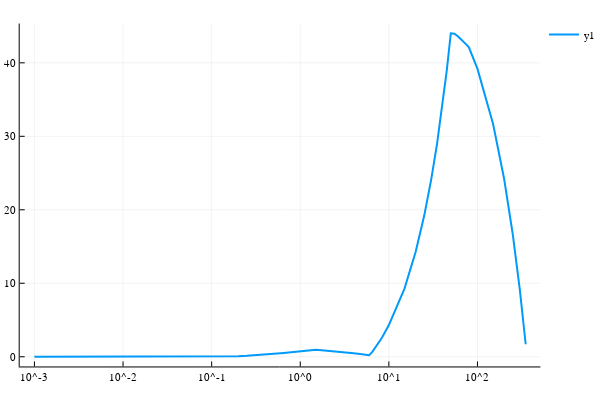

Notebook code for this chart:
### Markdown cell above
## W vs ξ

### Code cell
lacSs = [s(0, transp_lac(fbares), fbares.ξ) for fbares in fbaress];
# lacSs = [fbares.s[lacindx] for fbares in fbaress]
plot((ξrange, lacSs), xaxis = :log, lw = 2)

### Figure 1 — Plotly figure (JSON) as saved in the notebook; plotly's stock layout.template omitted (floating-point values rounded to 4 significant figures)
{"data": [{"colorbar": {"title": ""}, "hoverinfo": "text", "legendgroup": "y1", "line": {"color": "rgba(0, 154, 250, 1.000)", "dash": "solid", "shape": "linear", "width": 2}, "mode": "lines", "name": "y1", "showlegend": true, "text": [null, null, null, null, null, null, null, null, null, null, null, null, null, null, null, null, null, null, null, null, null, null, null, null, null, null, null, null, null, null, null, null, null, null, null, null, null, null, null, null, null, null, null, null, null, null, null, null, null, null, null, null, null, null, null, null, null, null, null, null, null, null, null, null, null, null, null, null, null, null, null, null, null, null, null, null, null, null, null, null, null, null, null, null, null, null, null, null, null, null, null], "type": "scatter", "x": [0.001, 0.0015, 0.002, 0.0025, 0.003, 0.0035, 0.004, 0.0045, 0.005, 0.0055, 0.006, 0.0065, 0.007, 0.0075, 0.008, 0.0085, 0.009, 0.01, 0.015, 0.02, 0.025, 0.03, 0.035, 0.04, 0.045, 0.05, 0.055, 0.06, 0.065, 0.07, 0.075, 0.08, 0.085, 0.09, 0.1, 0.15, 0.2, 0.25, 0.3, 0.35, 0.4, 0.45, 0.5, 0.55, 0.6, 0.65, 0.7, 0.75, 0.8, 0.85, 0.9, 1, 1.5, 2, 2.5, 3, 3.5, 4, 4.5, 5, 5.5, 6, 6.5, 7, 7.5, 8, 8.5, 9, 10, 15, 20, 25, 30, 35, 40, 45, 50, 55, 60, 65, 70, 75, 80, 85, 90, 100, 150, 200, 250, 300, 350], "xaxis": "x1", "y": [0, 0, 0, 0, 0, 0, 0, 0, 0, 0, 0, 0, 0, 0, 0, 0, 0, 0, 0, 0, 0, 0, 0, 0, 0, 0, 0, 0, 0, 0, 0, 0, 0, 0, 0, 0, 0.0793, 0.1313, 0.1833, 0.2354, 0.2874, 0.3394, 0.3915, 0.4342, 0.4793, 0.5137, 0.5481, 0.5804, 0.6058, 0.6382, 0.6707, 0.7356, 0.9605, 0.8283, 0.7374, 0.6588, 0.5452, 0.4696, 0.3941, 0.3259, 0.2721, 0.2137, 0.659, 1.19, 1.716, 2.242, 2.768, 3.294, 4.307, 9.273, 14.21, 19.14, 24.07, 29.01, 33.94, 38.94, 44.02, 43.96, 43.6, 43.23, 42.86, 42.48, 42.1, 41.35, 40.68, 39.18, 31.68, 24.19, 16.69, 9.196, 1.701], "yaxis": "y1"}], "layout": {"annotations": [], "height": 400, "legend": {"bgcolor": "rgba(255, 255, 255, 1.000)", "bordercolor": "rgba(0, 0, 0, 1.000)", "font": {"color": "rgba(0, 0, 0, 1.000)", "family": "sans-serif", "size": 11}, "tracegroupgap": 0, "x": 1, "y": 1}, "margin": {"b": 20, "l": 0, "r": 0, "t": 20}, "paper_bgcolor": "rgba(255, 255, 255, 1.000)", "plot_bgcolor": "rgba(255, 255, 255, 1.000)", "showlegend": true, "width": 600, "xaxis": {"anchor": "y1", "domain": [0.03619, 0.9934], "gridcolor": "rgba(0, 0, 0, 0.100)", "gridwidth": 0.5, "linecolor": "rgba(0, 0, 0, 1.000)", "mirror": false, "range": [-3.166, 2.71], "showgrid": true, "showline": true, "showticklabels": true, "tickangle": 0, "tickcolor": "rgb(0, 0, 0)", "tickfont": {"color": "rgba(0, 0, 0, 1.000)", "family": "sans-serif", "size": 11}, "tickmode": "array", "ticks": "inside", "ticktext": ["10^-3", "10^-2", "10^-1", "10^0", "10^1", "10^2"], "tickvals": [0.001, 0.01, 0.1, 1, 10, 100], "title": "", "titlefont": {"color": "rgba(0, 0, 0, 1.000)", "family": "sans-serif", "size": 15}, "type": "log", "visible": true, "zeroline": false, "zerolinecolor": "rgba(0, 0, 0, 1.000)"}, "yaxis": {"anchor": "x1", "domain": [0.03762, 0.9902], "gridcolor": "rgba(0, 0, 0, 0.100)", "gridwidth": 0.5, "linecolor": "rgba(0, 0, 0, 1.000)", "mirror": false, "range": [-1.321, 45.34], "showgrid": true, "showline": true, "showticklabels": true, "tickangle": 0, "tickcolor": "rgb(0, 0, 0)", "tickfont": {"color": "rgba(0, 0, 0, 1.000)", "family": "sans-serif", "size": 11}, "tickmode": "array", "ticks": "inside", "ticktext": ["0", "10", "20", "30", "40"], "tickvals": [0, 10, 20, 30, 40], "title": "", "titlefont": {"color": "rgba(0, 0, 0, 1.000)", "family": "sans-serif", "size": 15}, "type": "-", "visible": true, "zeroline": false, "zerolinecolor": "rgba(0, 0, 0, 1.000)"}}}
